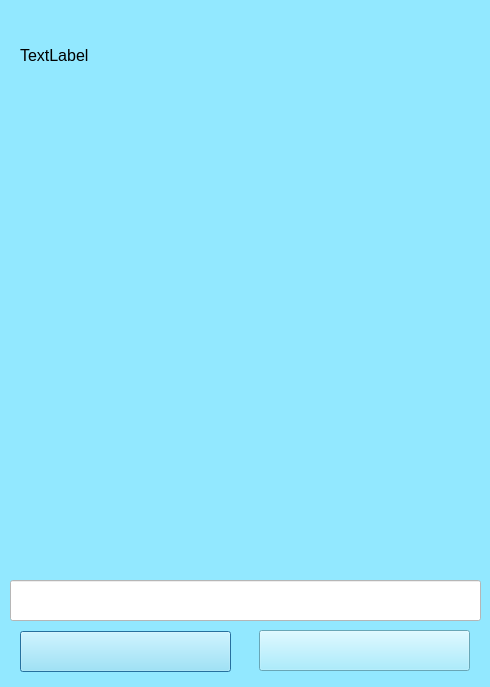
<?xml version="1.0" encoding="UTF-8"?>
<ui version="4.0">
 <class>textQuestionDialog</class>
 <widget class="QDialog" name="textQuestionDialog">
  <property name="geometry">
   <rect>
    <x>0</x>
    <y>0</y>
    <width>490</width>
    <height>687</height>
   </rect>
  </property>
  <property name="windowTitle">
   <string>Dialog</string>
  </property>
  <property name="styleSheet">
   <string notr="true">background-color: rgb(146, 232, 255);</string>
  </property>
  <widget class="QLabel" name="label">
   <property name="geometry">
    <rect>
     <x>16</x>
     <y>10</y>
     <width>451</width>
     <height>31</height>
    </rect>
   </property>
   <property name="font">
    <font>
     <pointsize>12</pointsize>
    </font>
   </property>
   <property name="text">
    <string/>
   </property>
  </widget>
  <widget class="QPushButton" name="pushButton_2">
   <property name="geometry">
    <rect>
     <x>20</x>
     <y>631</y>
     <width>211</width>
     <height>41</height>
    </rect>
   </property>
   <property name="styleSheet">
    <string notr="true">border-image: url(:/Assets/Buttons/gaa-tilbake_active.png);</string>
   </property>
   <property name="text">
    <string/>
   </property>
  </widget>
  <widget class="QPushButton" name="pushButton">
   <property name="geometry">
    <rect>
     <x>259</x>
     <y>630</y>
     <width>211</width>
     <height>41</height>
    </rect>
   </property>
   <property name="styleSheet">
    <string notr="true">border-image: url(:/Assets/Buttons/gaa-videre_active.png);</string>
   </property>
   <property name="text">
    <string/>
   </property>
  </widget>
  <widget class="QLineEdit" name="lineEdit">
   <property name="geometry">
    <rect>
     <x>10</x>
     <y>580</y>
     <width>471</width>
     <height>41</height>
    </rect>
   </property>
   <property name="font">
    <font>
     <pointsize>12</pointsize>
    </font>
   </property>
   <property name="styleSheet">
    <string notr="true">background-color: rgb(255, 255, 255);</string>
   </property>
  </widget>
  <widget class="QLabel" name="label_2">
   <property name="geometry">
    <rect>
     <x>20</x>
     <y>40</y>
     <width>441</width>
     <height>31</height>
    </rect>
   </property>
   <property name="font">
    <font>
     <pointsize>12</pointsize>
    </font>
   </property>
   <property name="text">
    <string>TextLabel</string>
   </property>
  </widget>
 </widget>
 <resources/>
 <connections/>
</ui>
